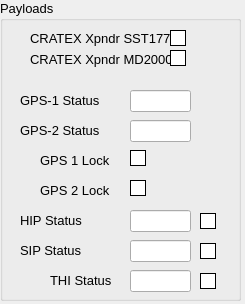
<?xml version="1.0" encoding="UTF-8"?>
<ui version="4.0">
 <class>PayloadsWidget</class>
 <widget class="QWidget" name="PayloadsWidget">
  <property name="geometry">
   <rect>
    <x>0</x>
    <y>0</y>
    <width>245</width>
    <height>304</height>
   </rect>
  </property>
  <property name="windowTitle">
   <string>Form</string>
  </property>
  <widget class="QGroupBox" name="payloadsGroupBox">
   <property name="geometry">
    <rect>
     <x>0</x>
     <y>0</y>
     <width>241</width>
     <height>301</height>
    </rect>
   </property>
   <property name="font">
    <font>
     <family>Arial</family>
     <pointsize>10</pointsize>
    </font>
   </property>
   <property name="styleSheet">
    <string notr="true"/>
   </property>
   <property name="title">
    <string>Payloads</string>
   </property>
   <widget class="QLabel" name="label_3">
    <property name="geometry">
     <rect>
      <x>20</x>
      <y>90</y>
      <width>101</width>
      <height>20</height>
     </rect>
    </property>
    <property name="layoutDirection">
     <enum>Qt::RightToLeft</enum>
    </property>
    <property name="text">
     <string>GPS-1 Status</string>
    </property>
   </widget>
   <widget class="QLabel" name="label_4">
    <property name="geometry">
     <rect>
      <x>20</x>
      <y>120</y>
      <width>101</width>
      <height>20</height>
     </rect>
    </property>
    <property name="layoutDirection">
     <enum>Qt::RightToLeft</enum>
    </property>
    <property name="text">
     <string>GPS-2 Status</string>
    </property>
   </widget>
   <widget class="QLabel" name="label_7">
    <property name="geometry">
     <rect>
      <x>20</x>
      <y>210</y>
      <width>101</width>
      <height>20</height>
     </rect>
    </property>
    <property name="layoutDirection">
     <enum>Qt::RightToLeft</enum>
    </property>
    <property name="text">
     <string>HIP Status</string>
    </property>
   </widget>
   <widget class="QLabel" name="label_8">
    <property name="geometry">
     <rect>
      <x>20</x>
      <y>240</y>
      <width>101</width>
      <height>20</height>
     </rect>
    </property>
    <property name="layoutDirection">
     <enum>Qt::RightToLeft</enum>
    </property>
    <property name="text">
     <string>SIP Status</string>
    </property>
   </widget>
   <widget class="QLineEdit" name="GPS1Status">
    <property name="geometry">
     <rect>
      <x>130</x>
      <y>90</y>
      <width>61</width>
      <height>22</height>
     </rect>
    </property>
   </widget>
   <widget class="QLineEdit" name="GPS2Status">
    <property name="geometry">
     <rect>
      <x>130</x>
      <y>120</y>
      <width>61</width>
      <height>22</height>
     </rect>
    </property>
   </widget>
   <widget class="QLineEdit" name="HIPStatus">
    <property name="geometry">
     <rect>
      <x>130</x>
      <y>210</y>
      <width>61</width>
      <height>22</height>
     </rect>
    </property>
   </widget>
   <widget class="QLineEdit" name="SIPStatus">
    <property name="geometry">
     <rect>
      <x>130</x>
      <y>240</y>
      <width>61</width>
      <height>22</height>
     </rect>
    </property>
   </widget>
   <widget class="QFrame" name="GPSLock1">
    <property name="geometry">
     <rect>
      <x>130</x>
      <y>150</y>
      <width>16</width>
      <height>16</height>
     </rect>
    </property>
    <property name="styleSheet">
     <string notr="true">border-width: 1px;
border-style: solid;
border-color: rgb(0, 0, 0);
background-color: rgb(255,255,255);</string>
    </property>
    <property name="frameShape">
     <enum>QFrame::StyledPanel</enum>
    </property>
    <property name="frameShadow">
     <enum>QFrame::Raised</enum>
    </property>
   </widget>
   <widget class="QLabel" name="label_5">
    <property name="geometry">
     <rect>
      <x>40</x>
      <y>150</y>
      <width>81</width>
      <height>21</height>
     </rect>
    </property>
    <property name="layoutDirection">
     <enum>Qt::RightToLeft</enum>
    </property>
    <property name="text">
     <string>GPS 1 Lock</string>
    </property>
   </widget>
   <widget class="QFrame" name="CRATEXTransponder1">
    <property name="geometry">
     <rect>
      <x>170</x>
      <y>30</y>
      <width>16</width>
      <height>16</height>
     </rect>
    </property>
    <property name="styleSheet">
     <string notr="true">border-width: 1px;
border-style: solid;
border-color: rgb(0, 0, 0);
background-color: rgb(255,255,255);</string>
    </property>
    <property name="frameShape">
     <enum>QFrame::StyledPanel</enum>
    </property>
    <property name="frameShadow">
     <enum>QFrame::Raised</enum>
    </property>
   </widget>
   <widget class="QLabel" name="label_1">
    <property name="geometry">
     <rect>
      <x>30</x>
      <y>28</y>
      <width>141</width>
      <height>21</height>
     </rect>
    </property>
    <property name="layoutDirection">
     <enum>Qt::LeftToRight</enum>
    </property>
    <property name="text">
     <string>CRATEX Xpndr SST177</string>
    </property>
   </widget>
   <widget class="QLabel" name="label_2">
    <property name="geometry">
     <rect>
      <x>30</x>
      <y>49</y>
      <width>141</width>
      <height>21</height>
     </rect>
    </property>
    <property name="layoutDirection">
     <enum>Qt::LeftToRight</enum>
    </property>
    <property name="text">
     <string>CRATEX Xpndr MD2000</string>
    </property>
   </widget>
   <widget class="QFrame" name="CRATEXTransponder2">
    <property name="geometry">
     <rect>
      <x>170</x>
      <y>50</y>
      <width>16</width>
      <height>16</height>
     </rect>
    </property>
    <property name="styleSheet">
     <string notr="true">border-width: 1px;
border-style: solid;
border-color: rgb(0, 0, 0);
background-color: rgb(255,255,255);</string>
    </property>
    <property name="frameShape">
     <enum>QFrame::StyledPanel</enum>
    </property>
    <property name="frameShadow">
     <enum>QFrame::Raised</enum>
    </property>
   </widget>
   <widget class="QLineEdit" name="THIStatus">
    <property name="geometry">
     <rect>
      <x>130</x>
      <y>270</y>
      <width>61</width>
      <height>22</height>
     </rect>
    </property>
   </widget>
   <widget class="QLabel" name="label_9">
    <property name="geometry">
     <rect>
      <x>50</x>
      <y>270</y>
      <width>71</width>
      <height>20</height>
     </rect>
    </property>
    <property name="layoutDirection">
     <enum>Qt::RightToLeft</enum>
    </property>
    <property name="text">
     <string>THI Status</string>
    </property>
   </widget>
   <widget class="QLabel" name="label_6">
    <property name="geometry">
     <rect>
      <x>40</x>
      <y>180</y>
      <width>81</width>
      <height>21</height>
     </rect>
    </property>
    <property name="layoutDirection">
     <enum>Qt::RightToLeft</enum>
    </property>
    <property name="text">
     <string>GPS 2 Lock</string>
    </property>
   </widget>
   <widget class="QFrame" name="GPSLock2">
    <property name="geometry">
     <rect>
      <x>130</x>
      <y>180</y>
      <width>16</width>
      <height>16</height>
     </rect>
    </property>
    <property name="styleSheet">
     <string notr="true">border-width: 1px;
border-style: solid;
border-color: rgb(0, 0, 0);
background-color: rgb(255,255,255);</string>
    </property>
    <property name="frameShape">
     <enum>QFrame::StyledPanel</enum>
    </property>
    <property name="frameShadow">
     <enum>QFrame::Raised</enum>
    </property>
   </widget>
   <widget class="QFrame" name="HIPstatLight">
    <property name="geometry">
     <rect>
      <x>200</x>
      <y>213</y>
      <width>16</width>
      <height>16</height>
     </rect>
    </property>
    <property name="styleSheet">
     <string notr="true">border-width: 1px;
border-style: solid;
border-color: rgb(0, 0, 0);
background-color: rgb(255,255,255);</string>
    </property>
    <property name="frameShape">
     <enum>QFrame::StyledPanel</enum>
    </property>
    <property name="frameShadow">
     <enum>QFrame::Raised</enum>
    </property>
   </widget>
   <widget class="QFrame" name="SIPstatLight">
    <property name="geometry">
     <rect>
      <x>200</x>
      <y>243</y>
      <width>16</width>
      <height>16</height>
     </rect>
    </property>
    <property name="styleSheet">
     <string notr="true">border-width: 1px;
border-style: solid;
border-color: rgb(0, 0, 0);
background-color: rgb(255,255,255);</string>
    </property>
    <property name="frameShape">
     <enum>QFrame::StyledPanel</enum>
    </property>
    <property name="frameShadow">
     <enum>QFrame::Raised</enum>
    </property>
   </widget>
   <widget class="QFrame" name="THIstatLight">
    <property name="geometry">
     <rect>
      <x>200</x>
      <y>273</y>
      <width>16</width>
      <height>16</height>
     </rect>
    </property>
    <property name="styleSheet">
     <string notr="true">border-width: 1px;
border-style: solid;
border-color: rgb(0, 0, 0);
background-color: rgb(255,255,255);</string>
    </property>
    <property name="frameShape">
     <enum>QFrame::StyledPanel</enum>
    </property>
    <property name="frameShadow">
     <enum>QFrame::Raised</enum>
    </property>
   </widget>
  </widget>
 </widget>
 <resources/>
 <connections/>
</ui>
